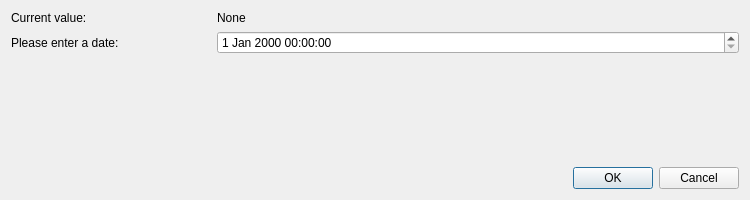
<?xml version="1.0" encoding="UTF-8"?>
<ui version="4.0">
 <class>DateSelect</class>
 <widget class="QWidget" name="DateSelect">
  <property name="geometry">
   <rect>
    <x>0</x>
    <y>0</y>
    <width>750</width>
    <height>200</height>
   </rect>
  </property>
  <property name="windowTitle">
   <string>Form</string>
  </property>
  <layout class="QVBoxLayout" name="verticalLayout">
   <item>
    <layout class="QGridLayout" name="gridLayout">
     <item row="0" column="0">
      <widget class="QLabel" name="staticLabel">
       <property name="sizePolicy">
        <sizepolicy hsizetype="Fixed" vsizetype="Preferred">
         <horstretch>0</horstretch>
         <verstretch>0</verstretch>
        </sizepolicy>
       </property>
       <property name="minimumSize">
        <size>
         <width>200</width>
         <height>0</height>
        </size>
       </property>
       <property name="text">
        <string>Current value:</string>
       </property>
      </widget>
     </item>
     <item row="0" column="1">
      <widget class="QLabel" name="valueLabel">
       <property name="sizePolicy">
        <sizepolicy hsizetype="Expanding" vsizetype="Preferred">
         <horstretch>0</horstretch>
         <verstretch>0</verstretch>
        </sizepolicy>
       </property>
       <property name="text">
        <string>None</string>
       </property>
      </widget>
     </item>
     <item row="1" column="0">
      <widget class="QLabel" name="questionLabel">
       <property name="sizePolicy">
        <sizepolicy hsizetype="Fixed" vsizetype="Preferred">
         <horstretch>0</horstretch>
         <verstretch>0</verstretch>
        </sizepolicy>
       </property>
       <property name="minimumSize">
        <size>
         <width>200</width>
         <height>0</height>
        </size>
       </property>
       <property name="text">
        <string>Please enter a date:</string>
       </property>
      </widget>
     </item>
     <item row="1" column="1">
      <widget class="QDateTimeEdit" name="dateTimeEdit"/>
     </item>
    </layout>
   </item>
   <item>
    <spacer name="verticalSpacer">
     <property name="orientation">
      <enum>Qt::Vertical</enum>
     </property>
     <property name="sizeHint" stdset="0">
      <size>
       <width>20</width>
       <height>86</height>
      </size>
     </property>
    </spacer>
   </item>
   <item>
    <widget class="QDialogButtonBox" name="buttonBox">
     <property name="standardButtons">
      <set>QDialogButtonBox::Cancel|QDialogButtonBox::Ok</set>
     </property>
     <property name="centerButtons">
      <bool>false</bool>
     </property>
    </widget>
   </item>
  </layout>
 </widget>
 <resources/>
 <connections/>
</ui>
